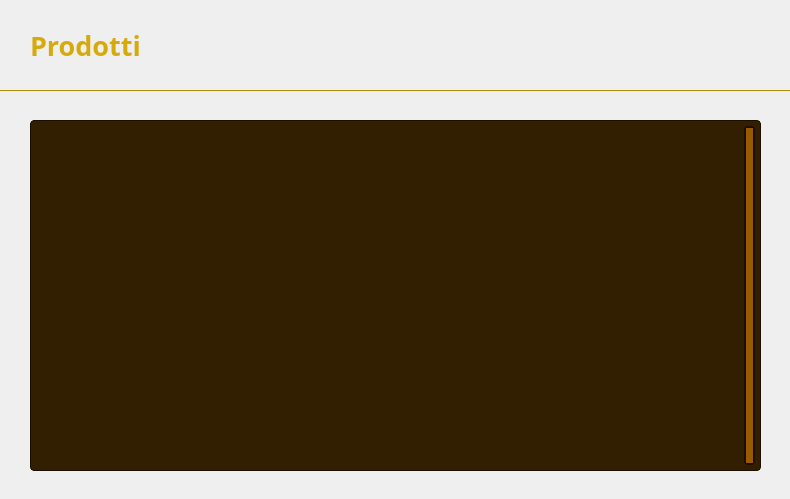
<?xml version="1.0" encoding="UTF-8"?>
<ui version="4.0">
 <class>VistaVisualizzaProdottiCliente</class>
 <widget class="QWidget" name="VistaVisualizzaProdottiCliente">
  <property name="geometry">
   <rect>
    <x>0</x>
    <y>0</y>
    <width>790</width>
    <height>499</height>
   </rect>
  </property>
  <property name="windowTitle">
   <string>Prodotti - CineMax</string>
  </property>
  <widget class="QLabel" name="Sfondo">
   <property name="geometry">
    <rect>
     <x>0</x>
     <y>90</y>
     <width>791</width>
     <height>411</height>
    </rect>
   </property>
   <property name="font">
    <font>
     <family>Segoe UI</family>
    </font>
   </property>
   <property name="styleSheet">
    <string notr="true">QLabel {
    background: qlineargradient(
        x1: 0, y1: 1,
        x2: 0, y2: 0,
		stop: 0 #211400,
        stop: 1 #7D4B00
    );
}</string>
   </property>
   <property name="text">
    <string/>
   </property>
  </widget>
  <widget class="QLabel" name="labelTitolo">
   <property name="geometry">
    <rect>
     <x>30</x>
     <y>10</y>
     <width>201</width>
     <height>71</height>
    </rect>
   </property>
   <property name="font">
    <font>
     <family>Segoe UI Variable</family>
     <pointsize>20</pointsize>
     <bold>true</bold>
    </font>
   </property>
   <property name="styleSheet">
    <string notr="true">QLabel {
    color: #D7AA0C;
}</string>
   </property>
   <property name="text">
    <string>Prodotti</string>
   </property>
   <property name="alignment">
    <set>Qt::AlignmentFlag::AlignLeading|Qt::AlignmentFlag::AlignLeft|Qt::AlignmentFlag::AlignVCenter</set>
   </property>
  </widget>
  <widget class="ClickableLabel" name="labelIndietroButton">
   <property name="geometry">
    <rect>
     <x>700</x>
     <y>10</y>
     <width>63</width>
     <height>61</height>
    </rect>
   </property>
   <property name="text">
    <string/>
   </property>
   <property name="pixmap">
    <pixmap>Immagini/IndietroButtonCliente.png</pixmap>
   </property>
   <property name="scaledContents">
    <bool>true</bool>
   </property>
  </widget>
  <widget class="QLabel" name="labelBarra">
   <property name="geometry">
    <rect>
     <x>0</x>
     <y>0</y>
     <width>791</width>
     <height>91</height>
    </rect>
   </property>
   <property name="styleSheet">
    <string notr="true">QLabel {
    background: qlineargradient(
        x1: 0, y1: 1,
        x2: 0, y2: 0,
        stop: 0 #965A00,
        stop: 1 #B46E00
    );
    border: 1px solid #AF8C0A;
    border-top: none;
    border-left: none;
    border-right: none;
}</string>
   </property>
   <property name="text">
    <string/>
   </property>
  </widget>
  <widget class="QTableView" name="tableViewProdotti">
   <property name="geometry">
    <rect>
     <x>30</x>
     <y>120</y>
     <width>731</width>
     <height>351</height>
    </rect>
   </property>
   <property name="styleSheet">
    <string notr="true">QTableView {
    background-color: #321E00;
    color: #965A00;
    border: 1px solid #190E00;
    border-radius: 4px;
    font-size: 11px;
}

QTableView:focus {
    outline: none;
}

QHeaderView::section {
    background-color: #5A3400;
    color: #C87800;
    border: 1px solid #3B1C00;
	border-left: none;
    border-right: none;
	text-align: left;
    padding: 3px;
}

QTableView::item {
	border: 1px solid #190E00;
    border-left: none;
    border-right: none;
	border-bottom: none;
}

QTableView::item:selected {
    background-color: #C86400;
    color: #FF7800;
}

QTableView QScrollBar:vertical {
        background: #B46E00;
        border: 2px solid #190E00;
        border-radius: 4px;
        width: 21px;
        margin: 5px;
}

QTableView QScrollBar::handle:vertical {
	background: #965A00;
    min-height: 20px;
    border-radius: 4px;
}

QTableView QScrollBar::handle:vertical:hover {
     background: #C86400;
}

QTableView QScrollBar::add-line:vertical, QScrollBar::sub-line:vertical {
	background: none;
    border: none;
}</string>
   </property>
   <property name="verticalScrollBarPolicy">
    <enum>Qt::ScrollBarPolicy::ScrollBarAlwaysOn</enum>
   </property>
   <property name="horizontalScrollBarPolicy">
    <enum>Qt::ScrollBarPolicy::ScrollBarAlwaysOff</enum>
   </property>
   <property name="sizeAdjustPolicy">
    <enum>QAbstractScrollArea::SizeAdjustPolicy::AdjustToContents</enum>
   </property>
   <property name="tabKeyNavigation">
    <bool>false</bool>
   </property>
   <property name="showDropIndicator" stdset="0">
    <bool>false</bool>
   </property>
   <property name="dragDropOverwriteMode">
    <bool>false</bool>
   </property>
   <property name="selectionMode">
    <enum>QAbstractItemView::SelectionMode::SingleSelection</enum>
   </property>
   <property name="selectionBehavior">
    <enum>QAbstractItemView::SelectionBehavior::SelectRows</enum>
   </property>
   <property name="showGrid">
    <bool>false</bool>
   </property>
   <property name="cornerButtonEnabled">
    <bool>false</bool>
   </property>
   <attribute name="horizontalHeaderHighlightSections">
    <bool>false</bool>
   </attribute>
   <attribute name="verticalHeaderVisible">
    <bool>false</bool>
   </attribute>
   <attribute name="verticalHeaderMinimumSectionSize">
    <number>25</number>
   </attribute>
   <attribute name="verticalHeaderDefaultSectionSize">
    <number>25</number>
   </attribute>
   <attribute name="verticalHeaderHighlightSections">
    <bool>false</bool>
   </attribute>
  </widget>
  <zorder>Sfondo</zorder>
  <zorder>labelBarra</zorder>
  <zorder>labelTitolo</zorder>
  <zorder>labelIndietroButton</zorder>
  <zorder>tableViewProdotti</zorder>
 </widget>
 <customwidgets>
  <customwidget>
   <class>ClickableLabel</class>
   <extends>QLabel</extends>
   <header>clickablelabel.h</header>
  </customwidget>
 </customwidgets>
 <resources/>
 <connections/>
</ui>
